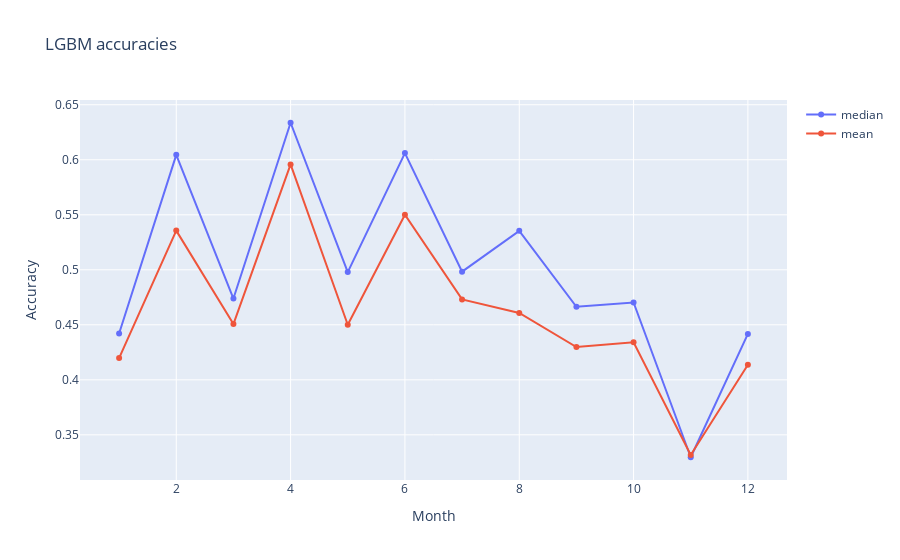

The cell this chart's notebook holds for it:
### Code cell
go.Figure(
    data = [
        go.Scatter(x=months, y=median_scores, name='median'),
        go.Scatter(x=months, y=mean_scores, name='mean'),
    ],
    layout = {"xaxis": {"title": "Month"}, "yaxis": {"title": "Accuracy"}, "title": "LGBM accuracies"}
)

### Figure 1 — Plotly figure (JSON) as saved in the notebook; plotly's stock layout.template omitted (floating-point values rounded to 4 significant figures)
{"data": [{"name": "median", "type": "scatter", "x": [1, 2, 3, 4, 5, 6, 7, 8, 9, 10, 11, 12], "y": [0.4422, 0.6045, 0.4739, 0.6337, 0.4979, 0.6061, 0.4983, 0.5354, 0.4664, 0.4703, 0.3296, 0.4418]}, {"name": "mean", "type": "scatter", "x": [1, 2, 3, 4, 5, 6, 7, 8, 9, 10, 11, 12], "y": [0.4197, 0.5356, 0.4507, 0.5958, 0.4501, 0.5501, 0.4731, 0.4608, 0.4298, 0.4342, 0.3316, 0.4138]}], "layout": {"autosize": true, "title": {"text": "LGBM accuracies"}, "xaxis": {"autorange": true, "range": [0.2872, 12.71], "title": {"text": "Month"}, "type": "linear"}, "yaxis": {"autorange": true, "range": [0.3045, 0.6587], "title": {"text": "Accuracy"}, "type": "linear"}}}
